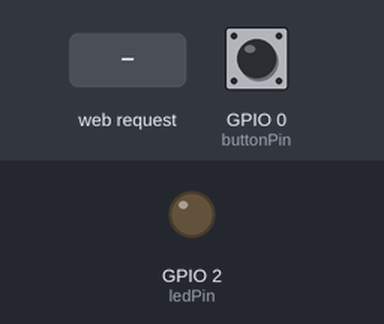
A sketch run on a simulated ESP8266 (NodeMCU). Parts: output pins drawn as LEDs (lit = HIGH). The test bench sets the inputs (shaded band); at power-on: GPIO 0 (buttonPin) HIGH. WiFi joins after 1.5 s; servers stay silent unless stated; what the sketch prints to the serial monitor is not drawn.

Above: at 2.7 s.
2.8 s: HTTP request GET /led received
At 3.2 s:
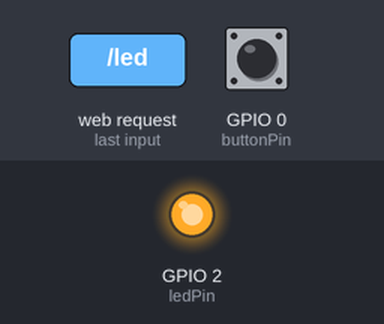
4.3 s: GPIO 0 (buttonPin) pulled LOW for 0.15 s
Timing chart, 0 to 7.3 s (numbered marks = the images above; inputs shaded):
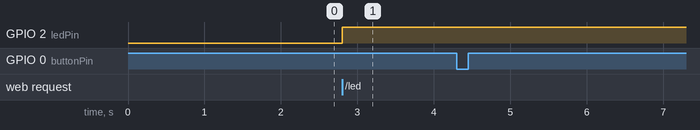

Measured:
- after the input at 2.8 s, GPIO 2 (ledPin): LOW → HIGH at once
- after the input at 4.3 s, every drawn part: stays the same

The sketch:

Lab2.ino
```cpp
#include <ESP8266WiFi.h>
#include <ESP8266WebServer.h>
#include <ESP8266HTTPClient.h>

// Настройки Wi-Fi
const char* ssid = "IIR_WiFi";       // Замените на имя вашей Wi-Fi сети
const char* password = "deeprobotics"; // Замените на пароль от вашей Wi-Fi сети

// IP-адрес другой платы
const char* otherBoardIP = "192.168.68.54"; // Замените на IP-адрес другой платы

// Пины
const int buttonPin = 0;  // GPIO4 для кнопки
const int ledPin = 2;     // GPIO2 для светодиода

// Переменные
int lastButtonState = HIGH; // Для отслеживания состояния кнопки
bool ledState = false;      // Текущее состояние светодиода

// Веб-сервер
ESP8266WebServer server(80);

void setup() {
  Serial.begin(115200);

  // Настройка пинов
  pinMode(buttonPin, INPUT_PULLUP);
  pinMode(ledPin, OUTPUT);
  digitalWrite(ledPin, LOW);

  // Подключение к Wi-Fi
  WiFi.begin(ssid, password);
  while (WiFi.status() != WL_CONNECTED) {
    delay(500);
    Serial.print(".");
  }
  Serial.println("Connected to WiFi");
  Serial.println(WiFi.localIP());

  // Настройка маршрутов сервера
  server.on("/led", HTTP_GET, handleLedRequest);
  server.begin();
  Serial.println("HTTP server started");
}

void loop() {
  server.handleClient(); // Обработка входящих запросов

  // Обработка нажатия кнопки
  int buttonState = digitalRead(buttonPin);
  if (buttonState == LOW && lastButtonState == HIGH) {
    delay(20); // Антидребезг
    if (digitalRead(buttonPin) == LOW) {
      toggleOtherBoardLED(); // Отправка запроса на другую плату
    }
  }
  lastButtonState = buttonState;
}

// Обработка GET-запроса на /led
void handleLedRequest() {
  ledState = !ledState; // Инвертируем состояние светодиода
  digitalWrite(ledPin, ledState ? HIGH : LOW);
  server.send(200, "text/plain", ledState ? "LED is ON" : "LED is OFF");
  Serial.println(ledState ? "LED turned ON" : "LED turned OFF");
}

// Отправка GET-запроса на другую плату
void toggleOtherBoardLED() {
  if (WiFi.status() == WL_CONNECTED) {
    WiFiClient client;
    HTTPClient http;

    String url = "http://" + String(otherBoardIP) + "/led";
    http.begin(client, url);
    int httpCode = http.GET();

    if (httpCode > 0) {
      Serial.printf("GET request sent to %s, response code: %d\n", url.c_str(), httpCode);
    } else {
      Serial.printf("GET request failed, error: %s\n", http.errorToString(httpCode).c_str());
    }
    http.end();
  } else {
    Serial.println("Wi-Fi not connected");
  }
}
```
